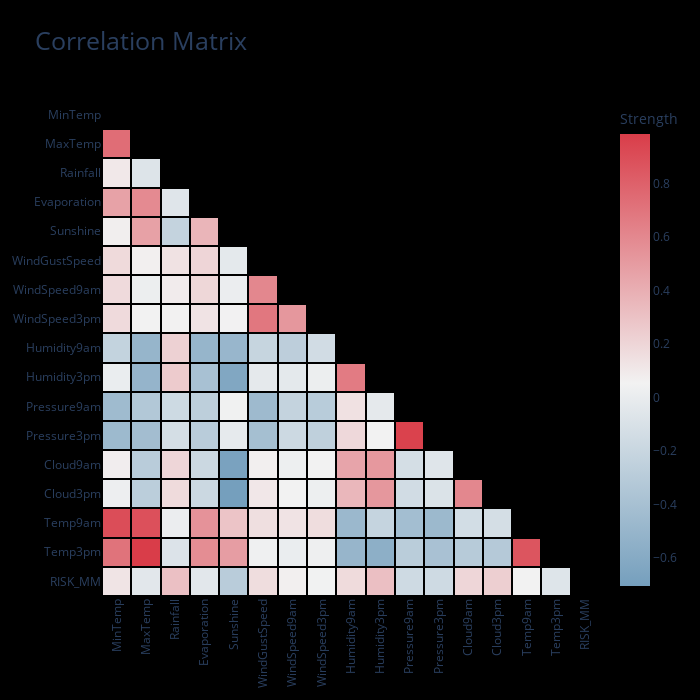

Here is the notebook cell this chart was saved with:
### Markdown cell above
## Default

### Code cell
correlation_matrix(df)

### Figure 1 — Plotly figure (JSON) as saved in the notebook; plotly's stock layout.template omitted (floating-point values rounded to 4 significant figures; data arrays with more than 128 entries replaced by an {"elided": "..."} marker saying what was removed)
{"data": [{"colorbar": {"title": {"text": "Strength"}}, "colorscale": [[0, "rgb(117.35616479986322, 158.90410986657548, 189.1848155931624)"], [0.4485, "rgb(242, 242, 242)"], [1, "rgb(217.3859497570792, 60.84059021210298, 72.65533432870495)"]], "connectgaps": false, "type": "heatmap", "x": ["MinTemp", "MaxTemp", "Rainfall", "Evaporation", "Sunshine", "WindGustSpeed", "WindSpeed9am", "WindSpeed3pm", "Humidity9am", "Humidity3pm", "Pressure9am", "Pressure3pm", "Cloud9am", "Cloud3pm", "Temp9am", "Temp3pm", "RISK_MM"], "xgap": 2, "y": ["RISK_MM", "Temp3pm", "Temp9am", "Cloud3pm", "Cloud9am", "Pressure3pm", "Pressure9am", "Humidity3pm", "Humidity9am", "WindSpeed3pm", "WindSpeed9am", "WindGustSpeed", "Sunshine", "Evaporation", "Rainfall", "MaxTemp", "MinTemp"], "ygap": 2, "z": {"elided": "17x17 float values"}}], "layout": {"autosize": false, "height": 700, "paper_bgcolor": "rgb(0,0,0,0)", "plot_bgcolor": "rgb(0,0,0,0)", "title": {"font": {"size": 25}, "text": "Correlation Matrix"}, "width": 700, "xaxis": {"automargin": true, "autorange": true, "range": [-0.5, 16.5], "showgrid": false, "tickangle": -90, "ticks": "", "type": "category"}, "yaxis": {"automargin": true, "autorange": true, "range": [-0.5, 16.5], "showgrid": false, "ticks": "", "type": "category"}}}
